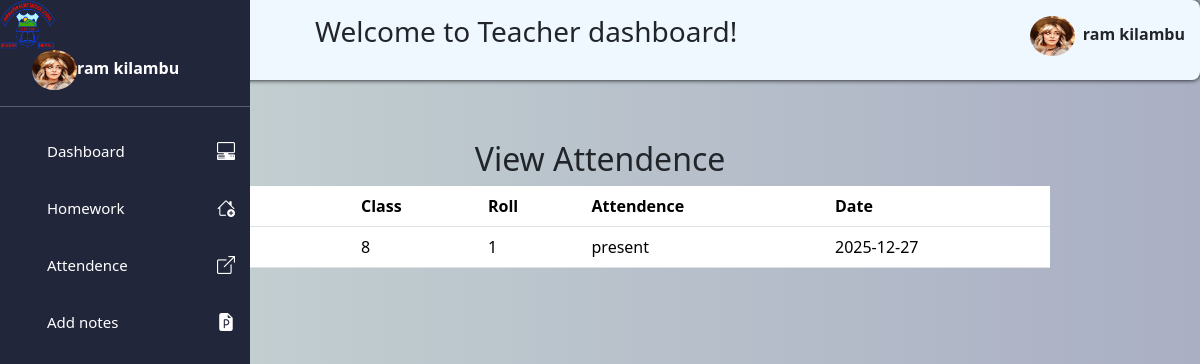
/user/teachers/view.php?class=8 (signed in), run on the app's committed database.
### tables this page shows
CREATE TABLE `teachers` (
  `T_id` int(11) NOT NULL AUTO_INCREMENT,
  `Name` varchar(255) NOT NULL,
  `Contact` varchar(20) NOT NULL,
  `Email` varchar(255) NOT NULL,
  `subject` varchar(255) NOT NULL,
  `Role` varchar(50) NOT NULL,
  `username` varchar(255) NOT NULL,
  `password` varchar(255) NOT NULL,
  `image` varchar(255) DEFAULT NULL,
  PRIMARY KEY (`T_id`)
);

CREATE TABLE `attendence` (
  `attendence_id` int(11) NOT NULL AUTO_INCREMENT,
  `student_id` int(11) NOT NULL,
  `attendence` varchar(20) NOT NULL,
  `date` date NOT NULL,
  PRIMARY KEY (`attendence_id`),
  KEY `fk_attendence_student` (`student_id`),
  CONSTRAINT `fk_attendence_student` FOREIGN KEY (`student_id`) REFERENCES `students` (`student_id`) ON DELETE CASCADE ON UPDATE CASCADE
);

CREATE TABLE `students` (
  `student_id` int(11) NOT NULL AUTO_INCREMENT,
  `name` varchar(255) NOT NULL,
  `class_id` int(11) NOT NULL,
  `roll` int(11) NOT NULL,
  `address` varchar(255) NOT NULL,
  `gender` varchar(50) NOT NULL,
  `dob` date NOT NULL,
  `email` varchar(255) NOT NULL,
  `username` varchar(255) NOT NULL,
  `password` varchar(255) NOT NULL,
  `parent_name` varchar(255) NOT NULL,
  `contact` varchar(20) NOT NULL,
  `parent_email` varchar(255) NOT NULL,
  `image` varchar(255) DEFAULT NULL,
  `created_at` timestamp NOT NULL DEFAULT current_timestamp(),
  `admission_date` date NOT NULL DEFAULT current_timestamp(),
  PRIMARY KEY (`student_id`)
);

### user/teachers/view.php (the view, shortened to what this page needs)
<?php include('../../connection.php');
?>
<!DOCTYPE html>
<html lang="en">
<head>
    <link rel="stylesheet" href="/studentmgt/css/bootstrap.min.css">
    <link rel="stylesheet" href="/studentmgt/user/teachers/css/attendence.css">
</head>
<body>
    <?php include 'includes/sidebar.php';?>
    <div class="table-data">
    <h2>View Attendence</h2>
    <table class="table">
        <tr>
            <th>Name</th>
            <th>Class</th>
            <th>Roll</th>
            <th>Attendence</th>
            <th>Date</th>
        </tr>
    <?php
    $class=$_GET['class'];
    $sql="SELECT attendence.*, students.name, students.roll, students.class_id as class_name
          FROM attendence
          JOIN students ON attendence.student_id = students.student_id
          WHERE students.class_id=$class";
    $result=mysqli_query($conn,$sql);
    if(mysqli_num_rows($result)>0){
    while($row=mysqli_fetch_assoc($result)){
          echo '<tr>
          <td>'.$row['name'].'</td>
          <td>'.$row['class_name'].'</td>
          <td>'.$row['roll'].'</td>
          <td>'.$row['attendence'].'</td>
          <td>'.$row['date'].'</td>
          </tr>';
    }
    ?>
    </table>
    <?php }
      else{
         echo "<p style='text-align:center; color:gray; margin-top:20px;'>📢 No Attendence.</p>";
      }
    ?>
   </div>
</body>
</html>

### user/teachers/includes/sidebar.php (shortened to what this page needs)
<?php
include '../../connection.php';
$id=$_SESSION['teacher_id'];
?>
<!DOCTYPE html>
<html lang="en">
<head>
  <link rel="stylesheet" href="/studentmgt/user/teachers/css/style.css">
   <link rel="stylesheet" href="/studentmgt/css/bootstrap.min.css">
    <link rel="stylesheet" href="/studentmgt/css/bootstrap-icons.min.css">
</head>
<body>
<header>
   <?php
  $sql="SELECT * from teachers where T_id=$id";
  $result=mysqli_query($conn,$sql);
  while($row=mysqli_fetch_assoc($result)){
   $name=$row['Name'];
  if(!empty($row['image'])){
  $img = '../../admin/'.$row['image'];
  }
  }
  ?>
  <div class="head">
    <h3>Welcome to Teacher dashboard!</h3>
    <div >
    <img id="profile" class="profile-img" src="<?php echo "$img" ?>"><strong><?php echo $name ?> </strong>
    </div>
  </div>
</header>
<aside id="sidebar">
  <div class="head">
   <img src="../../images/logo.png" alt="" class="logo">
  </div>
  <div class="profile">
    <img class="profile-img" src="<?php echo "$img"?>"><strong><?php echo $name ?> </strong>
 </div>
 <hr>
  <div class="sidebar-link">
  <ul>
  <li><a href="dashboard.php">Dashboard</a><i class="bi bi-pc-display-horizontal"></i></li>
       <li id="homework">
        <a href="">Homework</a><i class="bi bi-house-add"></i></i></li>
        <li><a href="attendence.php">Attendence</a><i class="bi bi-box-arrow-up-right"></i></li>
        <li><a href="notes.php">Add notes</a><i class="bi bi-file-earmark-ppt-fill"></i></li>
  </ul>
  </div>
</aside>
</body>
</html>

### user/teachers/css/attendence.css (style rules this page uses)
* { padding: 0; margin:0; }
html, body { height:80%; margin: 0; padding: 0; background: linear-gradient(to right, #c8d6d3, #aaafc4); }
.table-data h2 { margin-top: 100px; text-align: center; }
.table-data { margin: 40px auto; padding: 0 50px; text-align: left; max-width:1000px; overflow-x:auto; overflow-y:auto; }

### user/teachers/css/style.css (style rules this page uses)
* { padding: 0px; margin: 0px; box-sizing: 0px; }
header { background-color: aliceblue; height: 5em; width: 100%; border-radius: 8px; box-shadow: 0 0 5px black; position: fixed; top: 0; left: 0; z-index: 1000; }
header .head { padding: 15px; display: flex; justify-content: space-between; align-items: center; text-align: center; }
header h3 { margin-left: 300px; }
header .profile-img { border-radius: 50%; width: 45px; height: 40px; margin-right: 0.5em; position: relative; }
aside .profile-img { border-radius: 50%; width: 45px; height: 40px; margin-left: 2em; }
aside { background-color: rgb(34, 38, 59); top: 0px; left: 0px; width: 250px; height: 100%; position: fixed; color: white; display: block; transition: left 0.3s ease; z-index: 1002; }
aside .head { display: flex; justify-content: space-between; }
aside .logo { width: 55px; height: 50px; }
.sidebar-link .bi { font-size: 18px; }
li { display: flex; justify-content: space-between; align-items: center; }
aside ul { list-style: none; text-decoration: none; margin-top: auto; }
aside ul li { padding: 15px; }
aside ul a { text-decoration: none; color: white; font-size: 15px; }

### data on the page
teachers: image (picture), Name "ram kilambu"
attendence: student.class_id "8", student.roll "1", attendence "present", date "2025-12-27"
